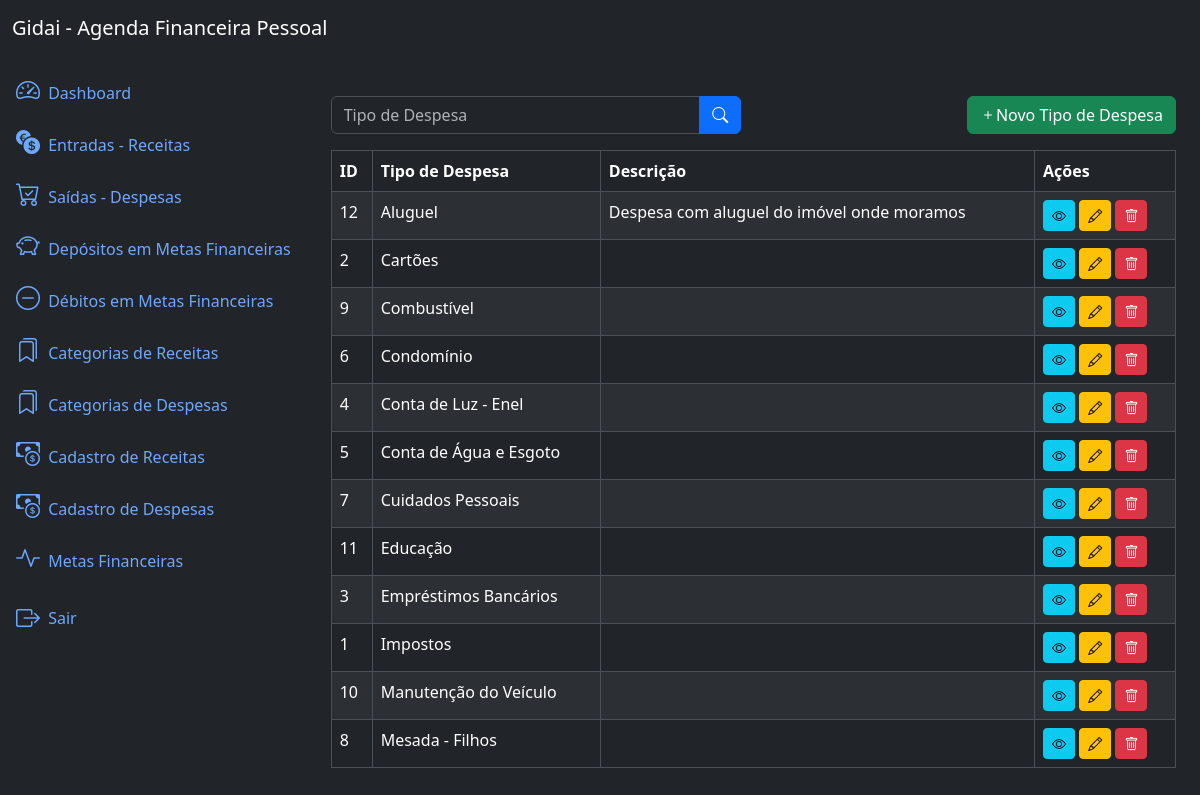
The app's page /kindexpense/list/ (signed in), older data.
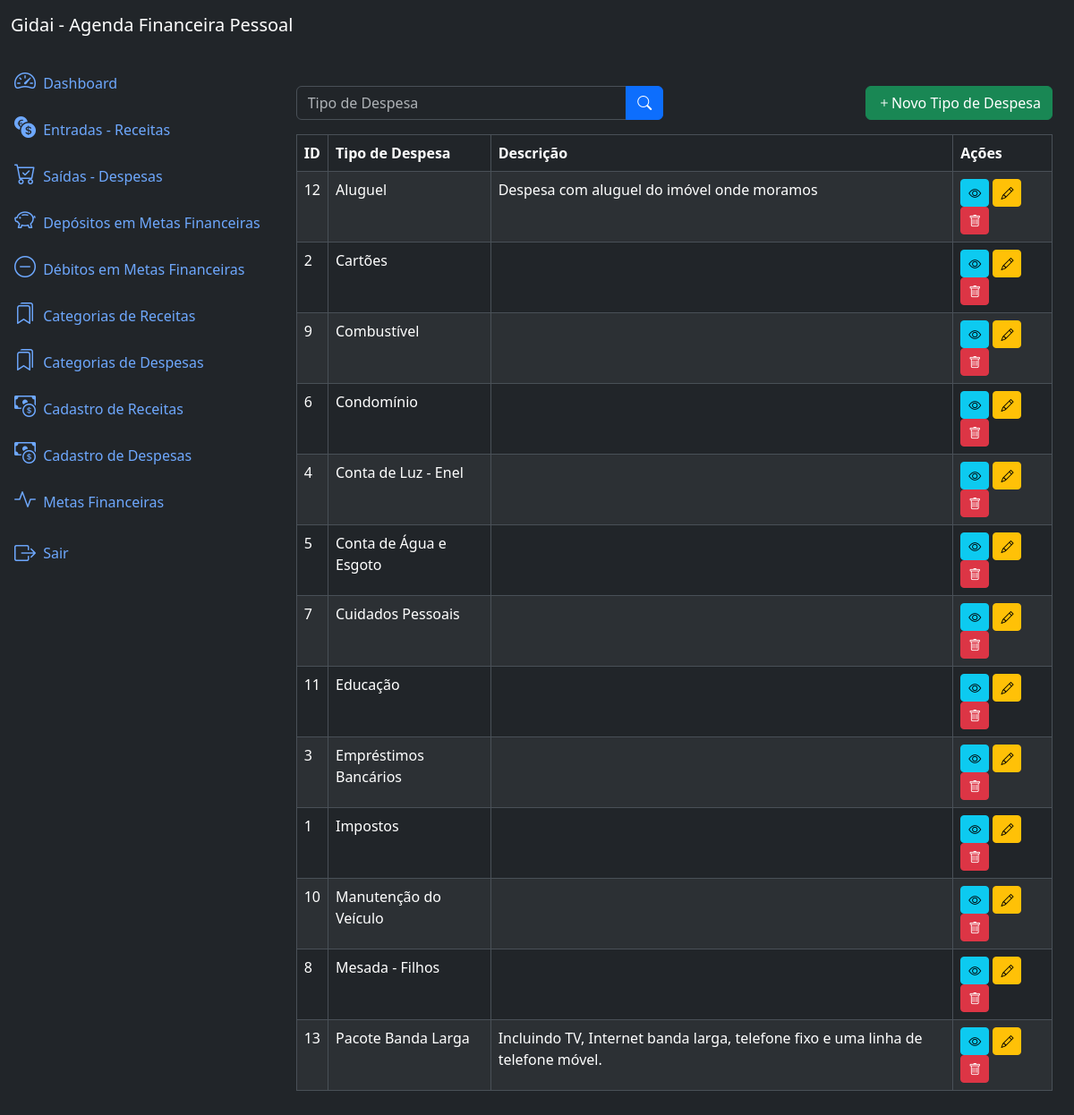
The same page, newer data.
### kindexpenses/models.py (models this page shows, shortened)
class KindExpense(models.Model):
    name = models.CharField(max_length=100)
    description = models.TextField(blank=True, null=True)
    class Meta:
        ordering = ['name']

### kindexpenses/views.py (the view)
# urls.py: path('kindexpense/list/', views.KindExpenseListView.as_view(), name='kindexpense_list'), # a utilização do name aqui, serve por exemplo para ser usada no HTML no método de busca
class KindExpenseListView(LoginRequiredMixin, ListView):
    model = models.KindExpense
    template_name = 'kindexpense_list.html'
    context_object_name ='kindexpenses'
    paginate_by = 15
    def get_queryset(self):
        queryset = super().get_queryset()
        name = self.request.GET.get('name')
        if name:
            queryset = queryset.filter(name__icontains=name)
        return queryset

### kindexpenses/templates/kindexpense_list.html (shortened to what this page needs)
{% extends 'base.html'  %}
{% block content %}
<div class="row mb-3">
    <div class="col-md-6">
        <form method="get" action="{% url 'kindexpense_list' %}">
            <div class="input-group">
                <input type="text" class="form-control" name="name" placeholder="Tipo de Despesa" value="{{ request.GET.name}}">
                <button type="submit" class="btn btn-primary">
                    <i class="bi bi-search"></i>
                </button>
            </div>
        </form>
    </div>
    <div class="col-md-6">
        <a href="{% url 'kindexpense_create' %}" class="btn btn-success float-end">
            <i class="bi bi-plus"></i>Novo Tipo de Despesa
        </a>
    </div>
</div>
<div class="table-responsive">
    <table class="table table-striped table-bordered">
        <thead class="thead-dark">
            <tr>
                <th>ID</th>
                <th>Tipo de Despesa</th>
                <th>Descrição</th>
                <th>Ações</th>
            </tr>
        </thead>
        <tbody>
            {% for kindexpense in kindexpenses %}
                <tr>
                    <td> {{ kindexpense.id }} </td>
                    <td> {{ kindexpense.name }} </td>
                    <td> {{ kindexpense.description }} </td>
                    <td>
                        <a href="{% url 'kindexpense_detail' kindexpense.id %}" class="btn btn-info btn-sm">
                            <i class="bi bi-eye"></i>
                        </a>
                        <a href="{% url 'kindexpense_update' kindexpense.id %}" class="btn btn-warning btn-sm">
                            <i class="bi bi-pencil"></i>
                        </a>
                        <a href="{% url 'kindexpense_delete' kindexpense.id %}" class="btn btn-danger btn-sm">
                            <i class="bi bi-trash"></i>
                        </a>
                    </td>
                </tr>
            {% endfor %}
        </tbody>
    </table>
</div>
{% endblock %}

Row changes from the older to the newer data that the page shows:
added KindExpense: id "13", name "Pacote Banda Larga", description "Incluindo TV, Internet banda larga, telefone fixo e uma linha de telefone móvel."
